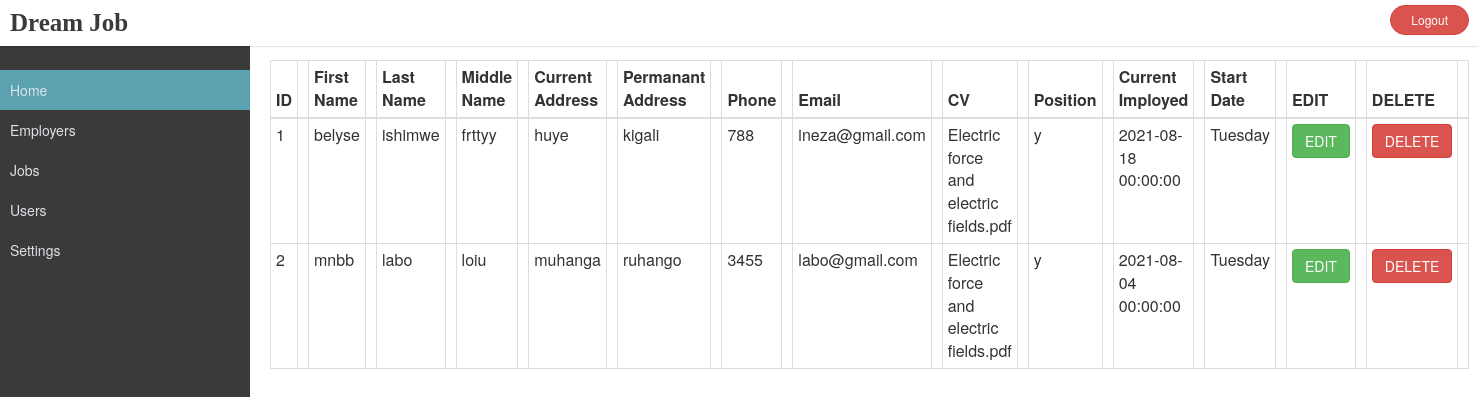
Page /home.php (signed in) on the committed database.
### tables this page shows
CREATE TABLE `form` (
  `firstname` varchar(200) NOT NULL,
  `lastname` varchar(200) NOT NULL,
  `middlename` varchar(200) NOT NULL,
  `currentaddress` varchar(300) NOT NULL,
  `permanantaddress` varchar(300) NOT NULL,
  `phone` int(20) NOT NULL,
  `emal` varchar(100) NOT NULL,
  `cv` blob NOT NULL,
  `position` enum('manager','secretary','security','cleaner') NOT NULL,
  `currentimployed` enum('y','n') NOT NULL,
  `startdate` datetime NOT NULL,
  `availability` enum('Monday','Tuesday','Wednesday','Thursday','Friday') NOT NULL,
  `id` int(11) NOT NULL
);

### home.php (the view, shortened to what this page needs)
<html>
<head>
  <link rel="stylesheet" href="../bootstrap/css/bootstrap.min.css">
</head>
<body>
    <div class="wrapper">
      <div class="header">
        <b class="title">Dream Job</b>
        <a href="../logout.php"><button class="right btn btn-sm btn-danger btn-curve logoutbtn">Logout</button></a>
      </div>
      <div class="sidebar">
        <div class="menu">
          <a href="home.php" class="active"><li>Home</li></a>
          <a href="employers.php"><li>Employers</li></a>
          <a href="jobs.php"><li>Jobs</li></a>
          <a href="user.php"><li>Users</li></a>
          <a href="settings.php"><li>Settings</li></a>
        </div>
      </div>
      <div class="body">
        <?php
        $conn= mysqli_connect ("localhost","root","","jobrecruitment");
        $query="SELECT * FROM form";
        $query_run=mysqli_query($conn,$query);
        ?>
        <table class="table table-bordered table-hover table-condensed" style="100%">
          <thead>
            <tr>
              <th>ID<th>
              <th>First Name<th>
              <th>Last Name<th>
              <th>Middle Name<th>
              <th>Current Address<th>
              <th>Permanant Address<th>
              <th>Phone<th>
              <th>Email<th>
              <th>CV<th>
              <th>Position<th>
              <th>Current Imployed<th>
              <th>Start Date<th>
              <th>EDIT<th>
              <th>DELETE<th>
            </tr>
          </thead>
          <tbody>
          <?php
          if(mysqli_num_rows($query_run)>0)
          {
           while($row=mysqli_fetch_assoc($query_run))
           {
              ?>
            <tr>
              <td><?php echo$row['id']; ?><td>
              <td> <?php echo$row['firstname']; ?><td>
              <td> <?php echo$row['lastname']; ?><td>
              <td><?php echo$row['middlename']; ?><td>
              <td><?php echo$row['currentaddress']; ?><td>
              <td><?php echo$row['permanantaddress']; ?><td>
              <td><?php echo$row['phone']; ?><td>
              <td><?php echo$row['emal']; ?><td>
              <td><?php echo$row['cv']; ?><td>
              <td><?php echo$row['currentimployed']; ?><td>
              <td><?php echo$row['startdate']; ?><td>
              <td><?php echo$row['availability']; ?><td>
              <td>
                <form action="apply.php" methode="POST">
                <button type="submit"  name="edit_btn"class="btn btn-success"> EDIT</button>
           </form>
              <td>
              <td>
                <button type="submit" class="btn btn-danger"> DELETE</button>
              <td>
            </tr>
            <?php
           }
          }
          else{
            echo"no record found";
          }
          ?>
          </tbody>
        </table>
      </div>
    </div>
</body>
</html>

### home.php (style rules this page uses)
body { width: 100%; margn: 0 }
.header { padding: 13px; position: fixed; width: 100%; z-index: 1; padding: 5px 10px; background-color: #ffffff; box-shadow: 0 0 2px rgb(0 0 0 / 30%); }
.title { color: #3a3a3a; font-size: 25px; float: left; font-family: Chiller; }
.right { float: right; }
.logoutbtn { padding-left: 20px; padding-right: 20px; }
.btn-curve { border-radius: 20px }
.sidebar { background-color: #3a3a3a; padding-top: 70px; height: 100%; width: 250px; position: fixed; }
.menu a { text-decoration: none; color: #dee2e6; display: block; padding: 10px; }
.active { background-color: #5ca1af; color: #f1f1f1; }
.menu a li { list-style: none; }
.body { margin-left: 250px; padding: 60px 20px; }

### rows in the picture
form: id "1", firstname "belyse", lastname "ishimwe", middlename "frttyy", currentaddress "huye", permanantaddress "kigali", phone "788", emal "ineza@gmail.com", cv "Electric force and electric fields.pdf", currentimployed "y", startdate "2021-08-18 00:00:00", availability "Tuesday"
form: id "2", firstname "mnbb", lastname "labo", middlename "loiu", currentaddress "muhanga", permanantaddress "ruhango", phone "3455", emal "labo@gmail.com", cv "Electric force and electric fields.pdf", currentimployed "y", startdate "2021-08-04 00:00:00", availability "Tuesday"
